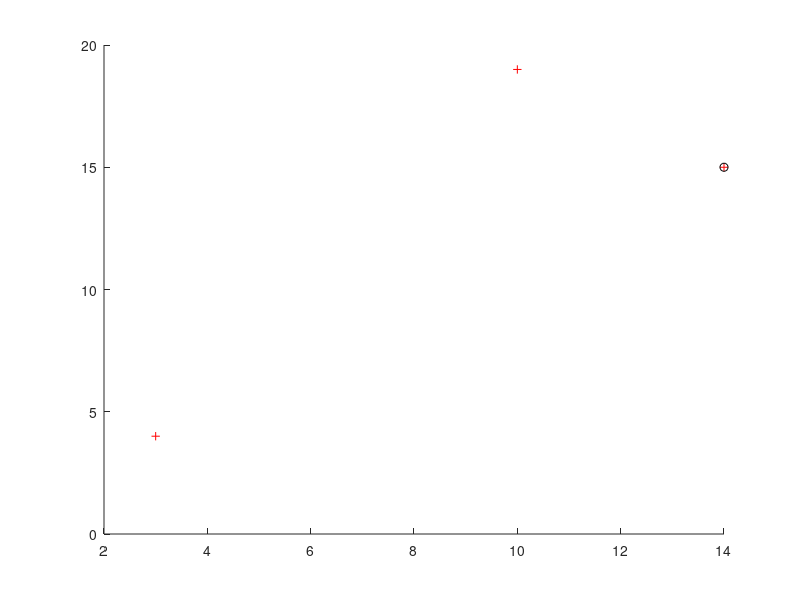

MATLAB code for this plot:
clc; clf; clear all;
% values a and b in [x,y,theta]
a=[10 19 -pi/4];
b=[3 4 pi/4];

x1=a(1); y1=a(2); theta1=a(3);
x2=b(1); y2=b(2); theta2=b(3);

A=[x2-x1 y2-y1]';
B=[sin(theta1) -sin(theta2); cos(theta1) -cos(theta2)];

% calculating parameters for projection
s=inv(B)*A, % matrix method
z=(-(x2-x1)*cos(theta2)+(y2-y1)*sin(theta2))/sin(theta2-theta1) % by hand method

%% a,b
%% x1+s(1)*sin(theta1), y1+s(1)*cos(theta1)
hold on
plot(a(1),a(2),'r+')
plot(b(1),b(2),'r+')
plot(x1+s(1)*sin(theta1), y1+s(1)*cos(theta1),'r+')
plot(x1+z*sin(theta1), y1+z*cos(theta1),'ko') % same projection with by hand result
